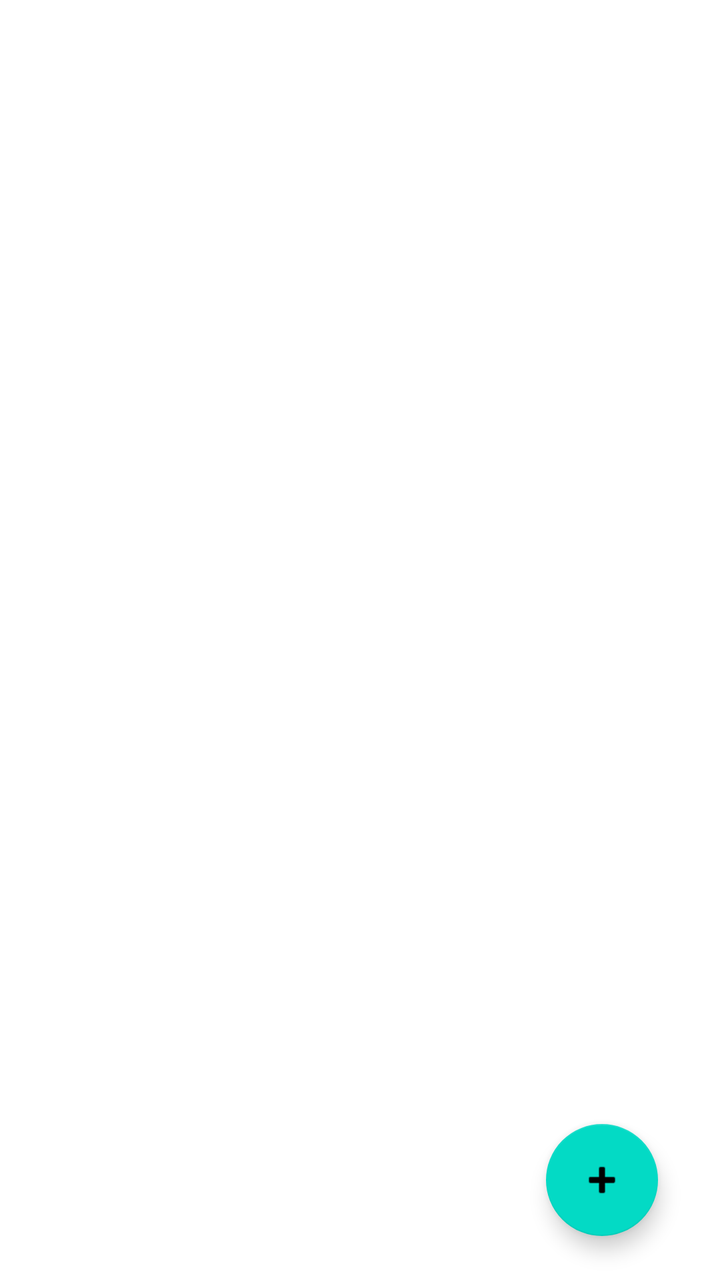
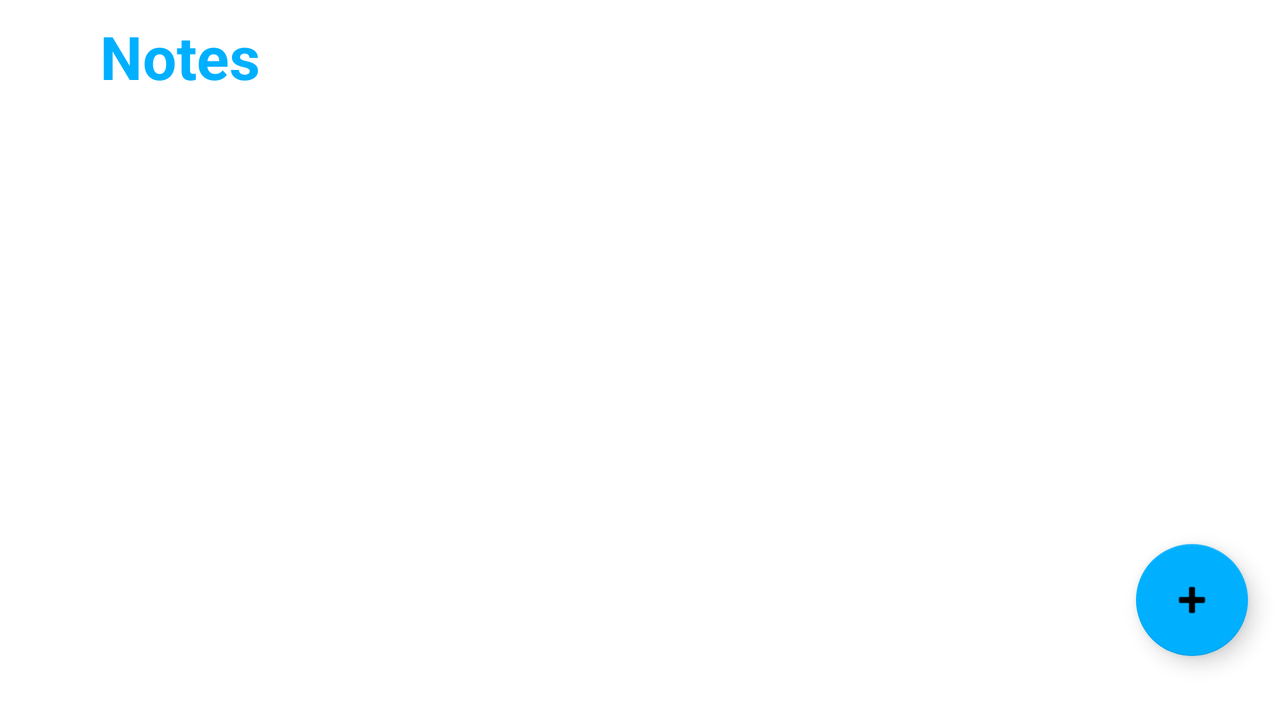

First picture: res/layout/ on a phone held upright. Second picture: the repository's own variant of that layout, on a device whose configuration matches the variant's folder. Source for both follows.
<!-- AndroidManifest.xml: application theme Theme.CityPointECGM -->
<!-- res/layout/activity_notaspessoais.xml -->
<?xml version="1.0" encoding="utf-8"?>
<androidx.constraintlayout.widget.ConstraintLayout xmlns:android="http://schemas.android.com/apk/res/android"
    xmlns:app="http://schemas.android.com/apk/res-auto"
    xmlns:tools="http://schemas.android.com/tools"
    android:layout_width="match_parent"
    android:layout_height="match_parent"
    tools:context=".notaspessoais">



    <androidx.recyclerview.widget.RecyclerView
        android:id="@+id/recycler_view"

        android:layout_width="411dp"
        android:layout_height="559dp"
        android:layout_marginBottom="100dp"
        app:layout_constraintBottom_toBottomOf="parent"
        tools:layout_editor_absoluteX="0dp"
        tools:listitem="@layout/recyclerline"
        tools:ignore="MissingConstraints">


    </androidx.recyclerview.widget.RecyclerView>




    <com.google.android.material.floatingactionbutton.FloatingActionButton
        android:id="@+id/fabbt"
        android:layout_width="wrap_content"
        android:layout_height="wrap_content"
        android:layout_marginEnd="31dp"
        android:layout_marginRight="31dp"
        android:clickable="true"
        app:layout_constraintBottom_toBottomOf="parent"
        app:layout_constraintEnd_toEndOf="parent"
        app:layout_constraintTop_toBottomOf="@+id/recycler_view"
        app:srcCompat="@android:drawable/ic_input_add"
        tools:ignore="MissingConstraints"
        android:onClick="inserirnota"
        />



</androidx.constraintlayout.widget.ConstraintLayout>
<!-- res/layout/recyclerline.xml (included above) -->
<?xml version="1.0" encoding="utf-8"?>
<RelativeLayout xmlns:android="http://schemas.android.com/apk/res/android"
    android:layout_width="match_parent"
    android:layout_height="wrap_content"
    xmlns:app="http://schemas.android.com/apk/res-auto"
    xmlns:tools="http://schemas.android.com/tools">


    <TextView
        android:id="@+id/titulo"
        android:layout_width="wrap_content"
        android:layout_height="wrap_content"
        android:layout_margin="15dp"
        android:layout_marginStart="10dp"
        android:layout_marginTop="10dp"
        android:layout_marginEnd="10dp"
        android:layout_marginBottom="10dp"
        android:text="titulo"
        android:textSize="16dp"
        android:textStyle="bold"
        tools:ignore="MissingConstraints" />



    <TextView
        android:id="@+id/texto"
        android:layout_width="wrap_content"
        android:layout_height="wrap_content"
        android:layout_below="@id/titulo"
        android:layout_alignLeft="@id/titulo"
        android:text="texto"
        tools:ignore="MissingConstraints" />

    <TextView
        android:id="@+id/data"
        android:layout_width="wrap_content"
        android:layout_height="wrap_content"
        android:text="data"
        android:layout_alignTop="@id/titulo"
        android:layout_alignParentRight="true"
        android:layout_marginRight="70dp"
        tools:ignore="MissingConstraints" />

    <View
        android:layout_width="match_parent"
        android:layout_marginTop="20dp"
        android:layout_height="0.5dp"
        android:background="@android:color/darker_gray"
        android:layout_below="@id/texto"
        tools:ignore="MissingConstraints" />



</RelativeLayout>
<!-- resources referenced by this layout -->
<resources>
  <style name="Theme.CityPointECGM" parent="Theme.MaterialComponents.DayNight.DarkActionBar">
          
          <item name="colorPrimary">@color/purple_500</item>
          <item name="colorPrimaryVariant">@color/purple_700</item>
          <item name="colorOnPrimary">@color/white</item>
          
          <item name="colorSecondary">@color/teal_200</item>
          <item name="colorSecondaryVariant">@color/teal_700</item>
          <item name="colorOnSecondary">@color/black</item>
          
          <item name="android:statusBarColor" tools:targetApi="l">?attr/colorPrimaryVariant</item>
          
      </style>
</resources>
<!-- res/layout-land/activity_notaspessoais.xml (the repository's variant of the layout above) -->
<!-- drawn on the phone turned sideways -->
<?xml version="1.0" encoding="utf-8"?>
<androidx.constraintlayout.widget.ConstraintLayout xmlns:android="http://schemas.android.com/apk/res/android"
    xmlns:app="http://schemas.android.com/apk/res-auto"
    xmlns:tools="http://schemas.android.com/tools"
    android:layout_width="match_parent"
    android:layout_height="match_parent"
    tools:context=".notaspessoais">


    <androidx.recyclerview.widget.RecyclerView
        android:id="@+id/recycler_view"

        android:layout_width="624dp"
        android:layout_height="312dp"
        android:layout_marginTop="35dp"
        android:layout_marginBottom="100dp"
        app:layout_constraintBottom_toBottomOf="parent"
        app:layout_constraintTop_toBottomOf="@+id/textView"
        app:layout_constraintVertical_bias="0.198"
        tools:ignore="MissingConstraints"
        tools:layout_editor_absoluteX="0dp"
        tools:listitem="@layout/recyclerline">


    </androidx.recyclerview.widget.RecyclerView>

    <Button
        android:id="@+id/button4"
        android:layout_width="50dp"
        android:layout_height="50dp"
        android:layout_marginTop="8dp"
        android:layout_marginEnd="8dp"
        android:background="#00191717"
        android:drawableBottom="@drawable/ic_baseline_exit_to_app_24"
        android:onClick="sairapp"
        android:textColor="#000000"
        app:layout_constraintEnd_toEndOf="parent"
        app:layout_constraintTop_toTopOf="parent" />

    <Button
        android:id="@+id/button3"
        android:layout_width="50dp"
        android:layout_height="40dp"
        android:layout_marginTop="10dp"
        android:background="#00191717"
        android:drawableBottom="@drawable/ic_baseline_arrow_back_ios_new_24"
        android:onClick="sairapp"
        android:textColor="#000000"
        app:layout_constraintStart_toStartOf="parent"
        app:layout_constraintTop_toTopOf="parent" />

    <TextView
        android:id="@+id/textView"
        android:layout_width="wrap_content"
        android:layout_height="40dp"
        android:layout_marginTop="8dp"
        android:text="@string/note"
        android:textColor="#00B0FF"
        android:textSize="30sp"
        android:textStyle="bold"
        app:layout_constraintStart_toEndOf="@+id/button3"
        app:layout_constraintTop_toTopOf="parent" />

    <com.google.android.material.floatingactionbutton.FloatingActionButton
        android:id="@+id/fabbt"
        android:layout_width="wrap_content"
        android:layout_height="wrap_content"
        android:layout_marginEnd="16dp"
        android:layout_marginBottom="32dp"
        android:clickable="true"
        android:onClick="inserirnota"
        app:backgroundTint="#00B0FF"
        app:layout_constraintBottom_toBottomOf="parent"
        app:layout_constraintEnd_toEndOf="parent"
        app:srcCompat="@android:drawable/ic_input_add"
        tools:ignore="MissingConstraints" />


</androidx.constraintlayout.widget.ConstraintLayout>
<!-- resources referenced by the variant -->
<!-- as the phone turned sideways resolves them -->
<resources>
  <string name="note" translatable="false">Notes</string>
  <style name="Theme.CityPointECGM" parent="Theme.MaterialComponents.DayNight.DarkActionBar">
          
          <item name="colorPrimary">@color/purple_500</item>
          <item name="colorPrimaryVariant">@color/purple_700</item>
          <item name="colorOnPrimary">@color/white</item>
          
          <item name="colorSecondary">@color/teal_200</item>
          <item name="colorSecondaryVariant">@color/teal_700</item>
          <item name="colorOnSecondary">@color/black</item>
          
          <item name="android:statusBarColor" tools:targetApi="l">?attr/colorPrimaryVariant</item>
          
      </style>
</resources>
